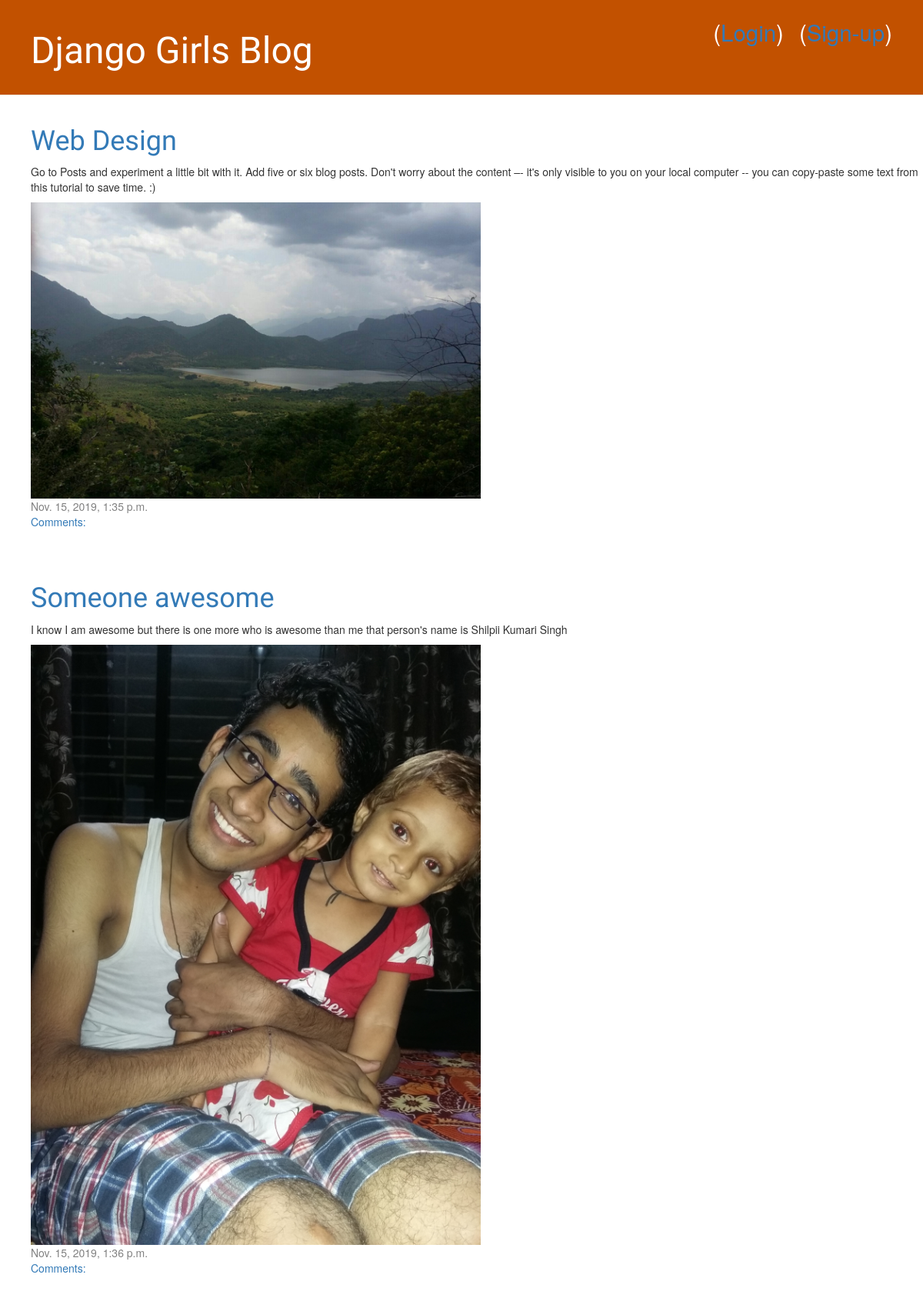
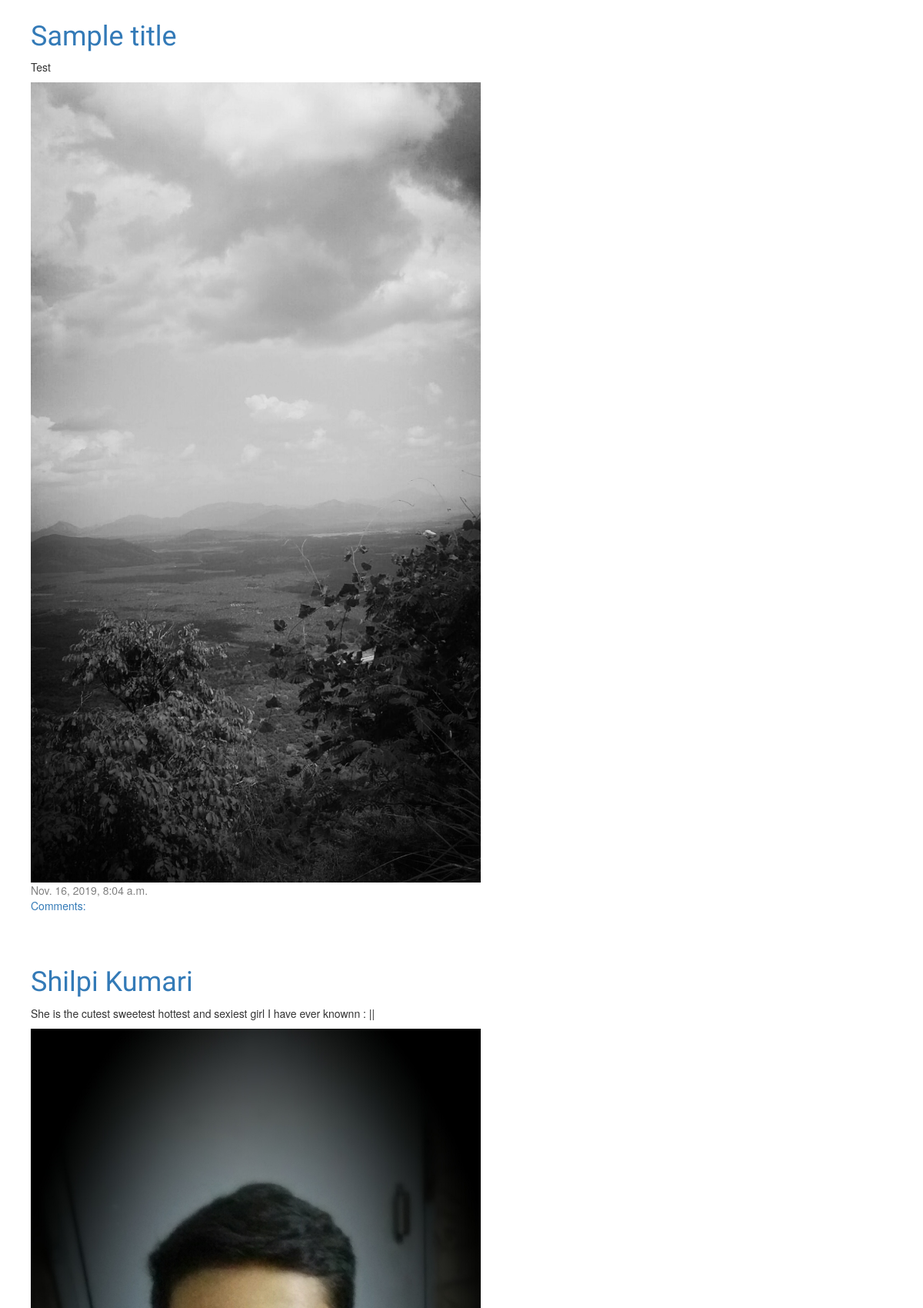
The page / (upper part) on the database its author committed (2 pictures, top to bottom).
### blog/models.py (models this page shows, shortened)
class Post(models.Model):
    author = models.ForeignKey(settings.AUTH_USER_MODEL, on_delete=models.CASCADE)
    title = models.CharField(max_length=200)
    text = models.TextField()
    created_date = models.DateTimeField(default=timezone.now)
    published_date = models.DateTimeField(blank=True, null=True)
    image_post = models.ImageField(upload_to='images/', blank = True)
    status = models.CharField(max_length=1, choices=STATUS_CHOICES)

### blog/views.py (the view)
# urls.py: path('', views.post_list, name='post_list'),
def post_list(request):
    posts = Post.objects.filter(published_date__lte=timezone.now()).order_by('published_date')
    return render(request, 'blog/post_list.html', {'posts': posts})

### blog/templates/blog/post_list.html
{% extends 'blog/base.html' %}
{% block content %}
    {% for post in posts %}
        {% if post.status == 'p' %}
        <div class="post">
            <h1><a href="{% url 'post_detail' pk=post.pk %}">{{ post.title }}</a></h1>
            <p>{{ post.text|linebreaksbr }}</p>
<img src="{{ post.image_post.url }}" class="img-responsive" style="width: 50%"/>
            <div class="date">
              {{ post.published_date }}
            </div>
            <a href="{% url 'post_detail' pk=post.pk %}">Comments: {{ post.approved_comments.count }}</a>
        {% endif %}
        </div>
    {% endfor %}
{% endblock content %}

### blog/static/css/blog.css (style rules this page uses)
h1, h2, h3, h4 { font-family: 'Lobster', cursive; }
.date { color: #828282; }
.post { margin-bottom: 70px; }

### rows shown on the page
Post: title "Web Design", text "Go to Posts and experiment a little bit with it. Add five or six blog posts. Don't worry about the content –- it's only visible to you on your local computer -- you can copy-paste some text from this tutorial to save time. :)", image_post (picture), published_date "Nov. 15, 2019, 1:35 p.m."
Post: title "Someone awesome", text "I know I am awesome but there is one more who is awesome than me that person's name is Shilpii Kumari Singh", image_post (picture), published_date "Nov. 15, 2019, 1:36 p.m."
Post: title "Sample title", text "Test", image_post (picture), published_date "Nov. 16, 2019, 8:04 a.m."
Post: title "Shilpi Kumari", text "She is the cutest sweetest hottest and sexiest girl I have ever knownn : ||", image_post (picture)
